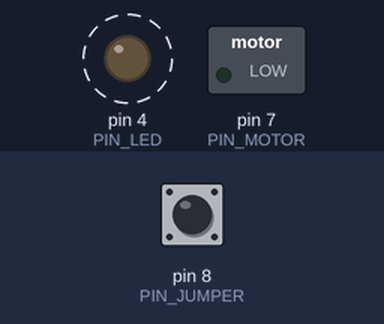
Bench run of a sketch on a simulated Arduino Uno, built with avr-gcc and run on an emulated ATmega328P. On the bench: switched loads named in the sketch (green lamp = pin HIGH), output pins drawn as LEDs (lit = HIGH). Dashed ring = blinking. Inputs (shaded band) come from the test bench; at power-on: pin 8 (PIN_JUMPER) HIGH.

Above: at 0.2 s.
Timing chart, 0 to 3.0 s (numbered marks = the images above):
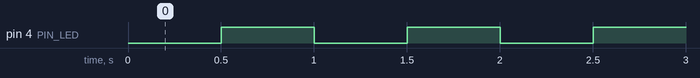

The sketch:

Parasol.ino
```cpp
// Ouverture du parasol (robot secondaire)
// Transistor Moteur PIN 7 ; jumper relié au PIN 8 ; led de "match en cours" pin 4 ; capteur de contact fin de course pin 3
// Moteur alimenté avec pile 9V et transistor polarisé amplificateur

bool done = false;
long int t_depart = 0;

#define PIN_LED     4
#define PIN_MOTOR   7
#define PIN_JUMPER  8
#define PIN_ENDSTOP 3

#define MATCH_DURATION 91000

void setup() {
  pinMode(PIN_MOTOR, OUTPUT);
  pinMode(PIN_JUMPER, INPUT);
  pinMode(PIN_LED, OUTPUT);
  pinMode(PIN_ENDSTOP, INPUT);

}

void blinkLedMotherFucker(unsigned long delayOn, unsigned long delayOff){
  static unsigned long lastToggleTime = 0;
  static bool isOn = false;

  if(isOn && millis() - lastToggleTime >= delayOn && delayOff != 0){
    isOn = false;
    lastToggleTime = millis();
    digitalWrite(PIN_LED, LOW);
  }

  if(!isOn && millis() - lastToggleTime >= delayOff && delayOn != 0){
    isOn = true;
    lastToggleTime = millis();
    digitalWrite(PIN_LED, HIGH);
  }
}


void loop() {

  while(!digitalRead(PIN_JUMPER)){
    blinkLedMotherFucker(100, 100);
  }

  while(digitalRead(PIN_JUMPER)){
      blinkLedMotherFucker(500, 500);
  }

  unsigned long beginMatchTime = millis();

  while(millis()-beginMatchTime <= MATCH_DURATION){
    blinkLedMotherFucker(200, 600);
  }

  digitalWrite(PIN_MOTOR, HIGH);

  while(!digitalRead(PIN_ENDSTOP));

  digitalWrite(PIN_MOTOR, LOW);

  while(true){
    blinkLedMotherFucker(1,0);
  }

}
```

Measured:
- by itself, pin 4 (PIN_LED): alternates HIGH for 0.50 s and LOW for 0.50 s
